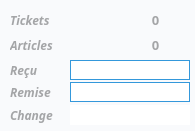
    <widget class="QFrame" name="frame_9">
     <property name="geometry">
      <rect>
       <x>0</x>
       <y>5</y>
       <width>195</width>
       <height>131</height>
      </rect>
     </property>
     <property name="styleSheet">
      <string notr="true">background-color:#f9fafc; border:0px solid black;</string>
     </property>
     <property name="frameShape">
      <enum>QFrame::StyledPanel</enum>
     </property>
     <property name="frameShadow">
      <enum>QFrame::Raised</enum>
     </property>
     <widget class="QLabel" name="viewProdNum">
      <property name="geometry">
       <rect>
        <x>120</x>
        <y>35</y>
        <width>71</width>
        <height>20</height>
       </rect>
      </property>
      <property name="sizePolicy">
       <sizepolicy hsizetype="Minimum" vsizetype="Preferred">
        <horstretch>0</horstretch>
        <verstretch>0</verstretch>
       </sizepolicy>
      </property>
      <property name="font">
       <font>
        <family>Rockwell</family>
        <pointsize>10</pointsize>
        <weight>75</weight>
        <bold>true</bold>
       </font>
      </property>
      <property name="toolTip">
       <string>Nombre de produits dans le panier </string>
      </property>
      <property name="statusTip">
       <string/>
      </property>
      <property name="layoutDirection">
       <enum>Qt::LeftToRight</enum>
      </property>
      <property name="styleSheet">
       <string notr="true">color:#a4a5a7; border:0px solid black;</string>
      </property>
      <property name="text">
       <string>0</string>
      </property>
      <property name="alignment">
       <set>Qt::AlignCenter</set>
      </property>
     </widget>
     <widget class="QLabel" name="refNum">
      <property name="geometry">
       <rect>
        <x>120</x>
        <y>10</y>
        <width>71</width>
        <height>20</height>
       </rect>
      </property>
      <property name="sizePolicy">
       <sizepolicy hsizetype="Minimum" vsizetype="Preferred">
        <horstretch>0</horstretch>
        <verstretch>0</verstretch>
       </sizepolicy>
      </property>
      <property name="font">
       <font>
        <family>Rockwell</family>
        <pointsize>10</pointsize>
        <weight>75</weight>
        <bold>true</bold>
       </font>
      </property>
      <property name="toolTip">
       <string>Nombre de commandes Validées</string>
      </property>
      <property name="statusTip">
       <string/>
      </property>
      <property name="layoutDirection">
       <enum>Qt::LeftToRight</enum>
      </property>
      <property name="styleSheet">
       <string notr="true">color:#a4a5a7; border:0px solid black;</string>
      </property>
      <property name="text">
       <string>0</string>
      </property>
      <property name="alignment">
       <set>Qt::AlignCenter</set>
      </property>
     </widget>
     <widget class="QPushButton" name="prodLine_2">
      <property name="geometry">
       <rect>
        <x>10</x>
        <y>10</y>
        <width>71</width>
        <height>20</height>
       </rect>
      </property>
      <property name="font">
       <font>
        <family>Rockwell</family>
        <weight>75</weight>
        <italic>true</italic>
        <bold>true</bold>
       </font>
      </property>
      <property name="toolTip">
       <string>Ajouter manuellement un produit</string>
      </property>
      <property name="styleSheet">
       <string notr="true">QPushButton{text-align:left; color : #a4a5a7; border: 0px solid #000028 }</string>
      </property>
      <property name="text">
       <string>Tickets</string>
      </property>
      <property name="icon">
       <iconset>
        <normaloff>../../OLD/DESIGN/WIDGETS/ICONS/plus.png</normaloff>../../OLD/DESIGN/WIDGETS/ICONS/plus.png</iconset>
      </property>
     </widget>
     <widget class="QPushButton" name="prodLine_3">
      <property name="geometry">
       <rect>
        <x>10</x>
        <y>35</y>
        <width>71</width>
        <height>20</height>
       </rect>
      </property>
      <property name="font">
       <font>
        <family>Rockwell</family>
        <weight>75</weight>
        <italic>true</italic>
        <bold>true</bold>
       </font>
      </property>
      <property name="toolTip">
       <string>Ajouter manuellement un produit</string>
      </property>
      <property name="styleSheet">
       <string notr="true">QPushButton{text-align:left; color : #a4a5a7; border: 0px solid #000028 }</string>
      </property>
      <property name="text">
       <string>Articles</string>
      </property>
      <property name="icon">
       <iconset>
        <normaloff>../../OLD/DESIGN/WIDGETS/ICONS/plus.png</normaloff>../../OLD/DESIGN/WIDGETS/ICONS/plus.png</iconset>
      </property>
     </widget>
     <widget class="QLineEdit" name="received">
      <property name="geometry">
       <rect>
        <x>70</x>
        <y>60</y>
        <width>120</width>
        <height>20</height>
       </rect>
      </property>
      <property name="font">
       <font>
        <family>Rockwell</family>
       </font>
      </property>
      <property name="styleSheet">
       <string notr="true">background-color:white; border:1px solid #3498DB;</string>
      </property>
     </widget>
     <widget class="QPushButton" name="prodLine_4">
      <property name="geometry">
       <rect>
        <x>10</x>
        <y>60</y>
        <width>50</width>
        <height>20</height>
       </rect>
      </property>
      <property name="font">
       <font>
        <family>Rockwell</family>
        <weight>75</weight>
        <italic>true</italic>
        <bold>true</bold>
       </font>
      </property>
      <property name="toolTip">
       <string>Ajouter manuellement un produit</string>
      </property>
      <property name="styleSheet">
       <string notr="true">QPushButton{text-align:left; color : #a4a5a7; border: 0px solid #000028 }</string>
      </property>
      <property name="text">
       <string>Reçu</string>
      </property>
      <property name="icon">
       <iconset>
        <normaloff>../../OLD/DESIGN/WIDGETS/ICONS/plus.png</normaloff>../../OLD/DESIGN/WIDGETS/ICONS/plus.png</iconset>
      </property>
     </widget>
     <widget class="QPushButton" name="prodLine_7">
      <property name="geometry">
       <rect>
        <x>10</x>
        <y>82</y>
        <width>50</width>
        <height>20</height>
       </rect>
      </property>
      <property name="font">
       <font>
        <family>Rockwell</family>
        <weight>75</weight>
        <italic>true</italic>
        <bold>true</bold>
       </font>
      </property>
      <property name="toolTip">
       <string>Ajouter manuellement un produit</string>
      </property>
      <property name="styleSheet">
       <string notr="true">QPushButton{text-align:left; color : #a4a5a7; border: 0px solid #000028 }</string>
      </property>
      <property name="text">
       <string>Remise</string>
      </property>
      <property name="icon">
       <iconset>
        <normaloff>../../../5-RESTAURENT_CLASSIC/OLD/DESIGN/WIDGETS/ICONS/plus.png</normaloff>../../../5-RESTAURENT_CLASSIC/OLD/DESIGN/WIDGETS/ICONS/plus.png</iconset>
      </property>
     </widget>
     <widget class="QLineEdit" name="discount">
      <property name="geometry">
       <rect>
        <x>70</x>
        <y>82</y>
        <width>120</width>
        <height>20</height>
       </rect>
      </property>
      <property name="font">
       <font>
        <family>Rockwell</family>
       </font>
      </property>
      <property name="styleSheet">
       <string notr="true">background-color:white; border:1px solid #3498DB;</string>
      </property>
     </widget>
     <widget class="QLabel" name="payBack">
      <property name="geometry">
       <rect>
        <x>70</x>
        <y>105</y>
        <width>120</width>
        <height>20</height>
       </rect>
      </property>
      <property name="sizePolicy">
       <sizepolicy hsizetype="Minimum" vsizetype="Preferred">
        <horstretch>0</horstretch>
        <verstretch>0</verstretch>
       </sizepolicy>
      </property>
      <property name="font">
       <font>
        <family>Rockwell</family>
        <pointsize>10</pointsize>
        <weight>75</weight>
        <bold>true</bold>
       </font>
      </property>
      <property name="toolTip">
       <string>Nombre de commandes Validées</string>
      </property>
      <property name="statusTip">
       <string/>
      </property>
      <property name="layoutDirection">
       <enum>Qt::LeftToRight</enum>
      </property>
      <property name="styleSheet">
       <string notr="true"> background-color: white;  color: #3c80e5;border: 0px solid black  </string>
      </property>
      <property name="text">
       <string/>
      </property>
      <property name="alignment">
       <set>Qt::AlignCenter</set>
      </property>
     </widget>
     <widget class="QPushButton" name="prodLine_5">
      <property name="geometry">
       <rect>
        <x>10</x>
        <y>105</y>
        <width>50</width>
        <height>20</height>
       </rect>
      </property>
      <property name="font">
       <font>
        <family>Rockwell</family>
        <weight>75</weight>
        <italic>true</italic>
        <bold>true</bold>
       </font>
      </property>
      <property name="toolTip">
       <string>Ajouter manuellement un produit</string>
      </property>
      <property name="styleSheet">
       <string notr="true">QPushButton{text-align:left; color : #a4a5a7; border: 0px solid #000028 }</string>
      </property>
      <property name="text">
       <string>Change</string>
      </property>
      <property name="icon">
       <iconset>
        <normaloff>../../OLD/DESIGN/WIDGETS/ICONS/plus.png</normaloff>../../OLD/DESIGN/WIDGETS/ICONS/plus.png</iconset>
      </property>
     </widget>
    </widget>
